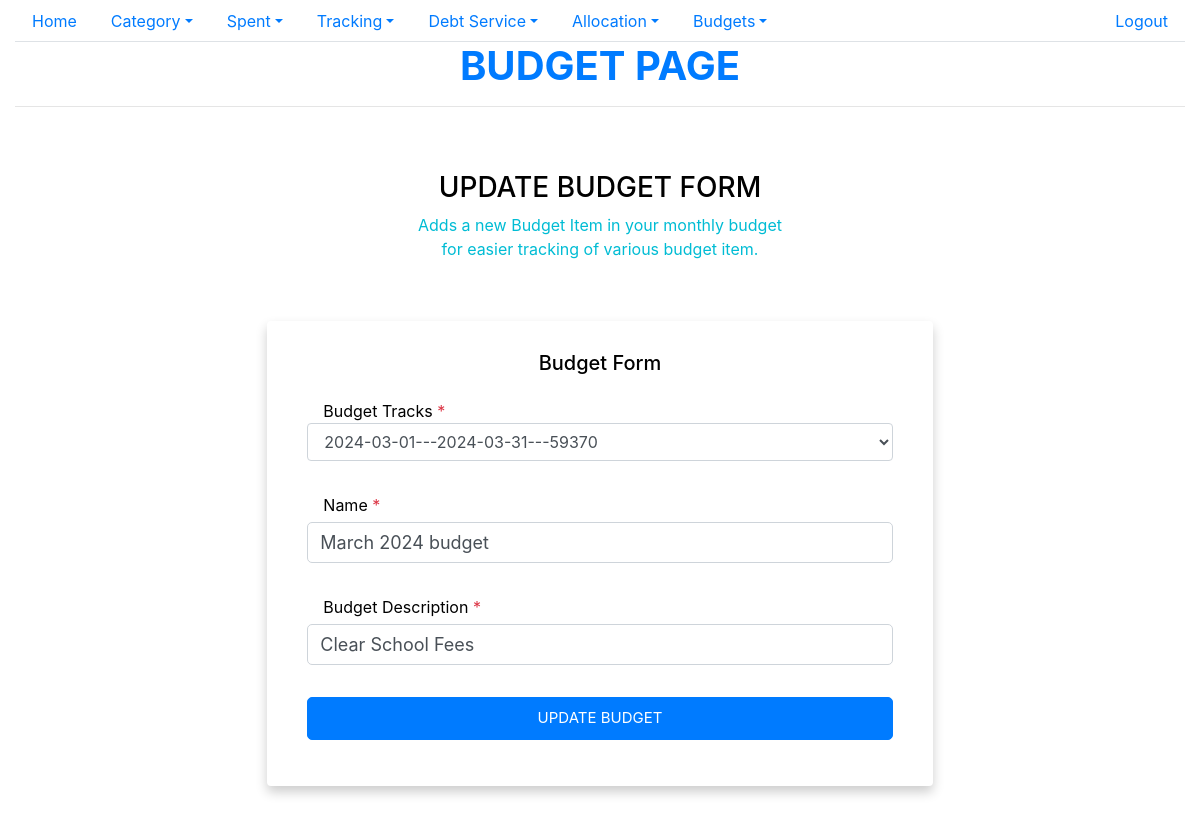
The app's page /updatebudget/30 (signed in) with its own data.
### spent/models.py (models this page shows, shortened)
class Budget(models.Model):
    name = models.CharField(max_length=32)
    description= models.CharField(max_length=128,null=True,blank=True)
    track_id = models.ForeignKey(Track,on_delete=models.CASCADE)
    voided = models.IntegerField(default=0)
    date_created = models.DateTimeField(auto_now_add=True)
    date_updated = models.DateTimeField(auto_now=True)
    user_id = models.ForeignKey(settings.AUTH_USER_MODEL, on_delete=models.CASCADE)
    class Meta:
        ordering=['-track_id__start_date']

### spent/views.py (the view, shortened to what this page needs)
# urls.py: path('updatebudget/<int:id>',views.UpdateBudgetView.as_view(),name="update_budget"),
class UpdateBudgetView(LoginRequiredMixin,View):
    template_name = "spent/update_budget_form.html"
    form_class = BudgetForm
    def get(self,request,id ,*args, **kwargs):
        user = User.objects.get(username=self.request.user)
        budget_data = Budget.objects.get(pk=id)
        form = BudgetForm(user,instance=budget_data)
        return render(request, self.template_name, {'form': form})

### spent/forms.py
class BudgetForm(forms.ModelForm):
    def __init__(self,user,*args,**kwargs):
        super(BudgetForm,self).__init__(*args,**kwargs)
        self.fields['track_id'].queryset=Track.objects.filter(user_id=user,voided=0)
    class Meta:
        model = Budget
        exclude= ['user_id','date_created','voided','date_updated']
        widgets ={
            'track_id': forms.Select(attrs={'class':'form-group form-control'}),
            'name':forms.TextInput(attrs={'class':'form-group form-control'}),
            'description': forms.TextInput(attrs={'class': 'form-group form-control'}),
        }

### spent/models.py (called while the page is built)
    def __str__(self):
        return f"{self.start_date}---{self.end_date}---{self.amount}"

### spent/templates/spent/update_budget_form.html (shortened to what this page needs)
{% extends "base.html" %}
{%block content %}
<h1 class="text-center text-primary font-weight-bold">BUDGET PAGE</h1>
<hr/>
<div class="container-fluid px-1 py-5 mx-auto">
    <div class="row d-flex justify-content-center">
        <div class="col-xl-7 col-lg-8 col-md-9 col-11 text-center">
            <h3>UPDATE BUDGET FORM</h3>
            <p class="blue-text">Adds a new Budget Item in your monthly budget<br> for easier tracking of various budget item.</p>
            <div class="card">
                <h5 class="text-center mb-4">Budget Form</h5>
                <form class="form-card" action="" method="post">
                	<div class="justify-content-between text-left">
                        <div class="form-group flex-column d-flex">
                        	<label class="form-control-label px-3">
                        		Budget Tracks<span class="text-danger"> *</span>
                        	</label>
                            {{form.track_id}}
                        </div>
                    <div class="justify-content-between text-left">
                        <div class="form-group flex-column d-flex">
                        	<label class="form-control-label px-3" for="{{form.name.id_for_label}}">
                        		Name<span class="text-danger"> *</span>
                        	</label>
                        	{{form.name}} </div>
                     <div class="form-group flex-column d-flex">
                        <label class="form-control-label px-3" for="{{form.description.id_for_label}}">
                        Budget Description
                        <span class="text-danger"> *</span></label>
                          {{form.description}}
                        </div>
                    </div>
                    <div class=" justify-content-end">
                        <div class="form-group"> <button type="submit" class="btn-block btn-primary">Update Budget</button> </div>
                    </div>
                </form>
            </div>
        </div>
    </div>
</div>
{% endblock content %}

### static/spent/main.css (style rules this page uses)
body { color: #000; overflow-x: hidden; height: 100%; background-repeat: no-repeat; background-size: 100% 100% }
.card { padding: 30px 40px; margin-top: 60px; margin-bottom: 60px; border: none !important; box-shadow: 0 6px 12px 0 rgba(0, 0, 0, 0.2) }
.blue-text { color: #00BCD4 }
.form-control-label { margin-bottom: 0 }
input, textarea, button { padding: 8px 15px; border-radius: 5px !important; margin: 5px 0px; box-sizing: border-box; border: 1px solid #ccc; font-size: 18px !important; font-weight: 300 }
.btn-block { text-transform: uppercase; font-size: 15px !important; font-weight: 400; height: 43px; cursor: pointer }

### records on screen
Budget: track_id "2024-03-01---2024-03-31---59370", name "March 2024 budget", description "Clear School Fees"
